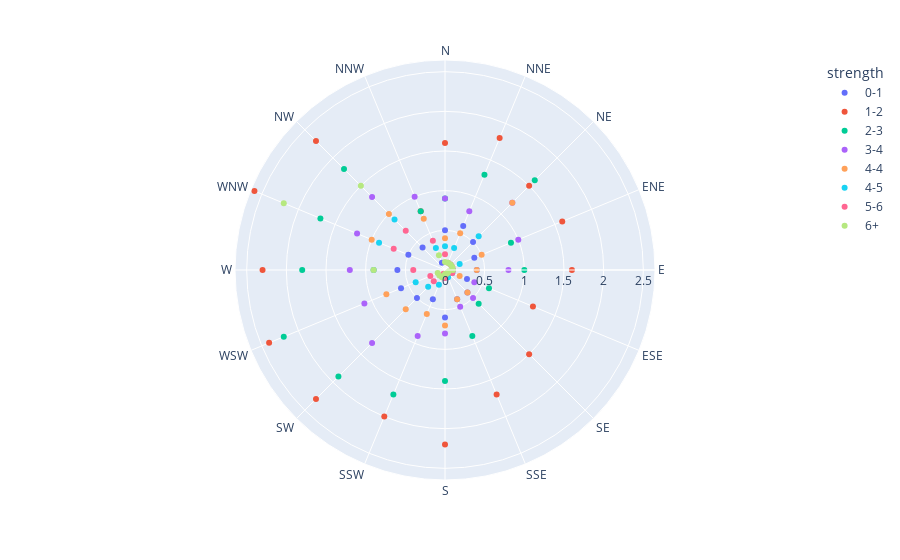

The notebook cell this image was saved under:
### Code cell
import plotly.express as px
df = px.data.wind()
print(df)
fig = px.scatter_polar(df, r="frequency", theta="direction",color="strength")
fig.show()

### Figure 1 — Plotly figure (JSON) as saved in the notebook; plotly's stock layout.template omitted (floating-point values rounded to 4 significant figures)
{"data": [{"hovertemplate": "strength=0-1<br>frequency=%{r}<br>direction=%{theta}<extra></extra>", "legendgroup": "0-1", "marker": {"color": "#636efa", "symbol": "circle"}, "mode": "markers", "name": "0-1", "r": [0.5, 0.6, 0.5, 0.4, 0.4, 0.3, 0.4, 0.4, 0.6, 0.4, 0.5, 0.6, 0.6, 0.5, 0.4, 0.1], "showlegend": true, "subplot": "polar", "theta": ["N", "NNE", "NE", "ENE", "E", "ESE", "SE", "SSE", "S", "SSW", "SW", "WSW", "W", "WNW", "NW", "NNW"], "type": "scatterpolar"}, {"hovertemplate": "strength=1-2<br>frequency=%{r}<br>direction=%{theta}<extra></extra>", "legendgroup": "1-2", "marker": {"color": "#EF553B", "symbol": "circle"}, "mode": "markers", "name": "1-2", "r": [1.6, 1.8, 1.5, 1.6, 1.6, 1.2, 1.5, 1.7, 2.2, 2, 2.3, 2.4, 2.3, 2.6, 2.3, 0.8], "showlegend": true, "subplot": "polar", "theta": ["N", "NNE", "NE", "ENE", "E", "ESE", "SE", "SSE", "S", "SSW", "SW", "WSW", "W", "WNW", "NW", "NNW"], "type": "scatterpolar"}, {"hovertemplate": "strength=2-3<br>frequency=%{r}<br>direction=%{theta}<extra></extra>", "legendgroup": "2-3", "marker": {"color": "#00cc96", "symbol": "circle"}, "mode": "markers", "name": "2-3", "r": [0.9, 1.3, 1.6, 0.9, 1, 0.6, 0.6, 0.9, 1.4, 1.7, 1.9, 2.2, 1.8, 1.7, 1.8, 0.8], "showlegend": true, "subplot": "polar", "theta": ["N", "NNE", "NE", "ENE", "E", "ESE", "SE", "SSE", "S", "SSW", "SW", "WSW", "W", "WNW", "NW", "NNW"], "type": "scatterpolar"}, {"hovertemplate": "strength=3-4<br>frequency=%{r}<br>direction=%{theta}<extra></extra>", "legendgroup": "3-4", "marker": {"color": "#ab63fa", "symbol": "circle"}, "mode": "markers", "name": "3-4", "r": [0.9, 0.8, 1.2, 1, 0.8, 0.4, 0.5, 0.5, 0.8, 0.9, 1.3, 1.1, 1.2, 1.2, 1.3, 1], "showlegend": true, "subplot": "polar", "theta": ["N", "NNE", "NE", "ENE", "E", "ESE", "SE", "SSE", "S", "SSW", "SW", "WSW", "W", "WNW", "NW", "NNW"], "type": "scatterpolar"}, {"hovertemplate": "strength=4-4<br>frequency=%{r}<br>direction=%{theta}<extra></extra>", "legendgroup": "4-4", "marker": {"color": "#FFA15A", "symbol": "circle"}, "mode": "markers", "name": "4-4", "r": [0.4, 0.5, 1.2, 0.5, 0.4, 0.2, 0.4, 0.4, 0.7, 0.6, 0.7, 0.8, 0.9, 1, 1, 0.7], "showlegend": true, "subplot": "polar", "theta": ["N", "NNE", "NE", "ENE", "E", "ESE", "SE", "SSE", "S", "SSW", "SW", "WSW", "W", "WNW", "NW", "NNW"], "type": "scatterpolar"}, {"hovertemplate": "strength=4-5<br>frequency=%{r}<br>direction=%{theta}<extra></extra>", "legendgroup": "4-5", "marker": {"color": "#19d3f3", "symbol": "circle"}, "mode": "markers", "name": "4-5", "r": [0.3, 0.3, 0.6, 0.2, 0.1, 0.1, 0.05, 0.1, 0.1, 0.2, 0.3, 0.4, 0.9, 0.9, 0.9, 0.3], "showlegend": true, "subplot": "polar", "theta": ["N", "NNE", "NE", "ENE", "E", "ESE", "SE", "SSE", "S", "SSW", "SW", "WSW", "W", "WNW", "NW", "NNW"], "type": "scatterpolar"}, {"hovertemplate": "strength=5-6<br>frequency=%{r}<br>direction=%{theta}<extra></extra>", "legendgroup": "5-6", "marker": {"color": "#FF6692", "symbol": "circle"}, "mode": "markers", "name": "5-6", "r": [0.2, 0.1, 0.1, 0.1, 0.1, 0.1, 0.05, 0.05, 0.1, 0.05, 0.2, 0.2, 0.4, 0.7, 0.7, 0.4], "showlegend": true, "subplot": "polar", "theta": ["N", "NNE", "NE", "ENE", "E", "ESE", "SE", "SSE", "S", "SSW", "SW", "WSW", "W", "WNW", "NW", "NNW"], "type": "scatterpolar"}, {"hovertemplate": "strength=6+<br>frequency=%{r}<br>direction=%{theta}<extra></extra>", "legendgroup": "6+", "marker": {"color": "#B6E880", "symbol": "circle"}, "mode": "markers", "name": "6+", "r": [0.1, 0.1, 0.1, 0.1, 0.1, 0.05, 0.05, 0.05, 0.05, 0.1, 0.1, 0.1, 0.9, 2.2, 1.5, 0.2], "showlegend": true, "subplot": "polar", "theta": ["N", "NNE", "NE", "ENE", "E", "ESE", "SE", "SSE", "S", "SSW", "SW", "WSW", "W", "WNW", "NW", "NNW"], "type": "scatterpolar"}], "layout": {"legend": {"title": {"text": "strength"}, "tracegroupgap": 0}, "margin": {"t": 60}, "polar": {"angularaxis": {"direction": "clockwise", "rotation": 90}, "domain": {"x": [0, 1], "y": [0, 1]}}}}
